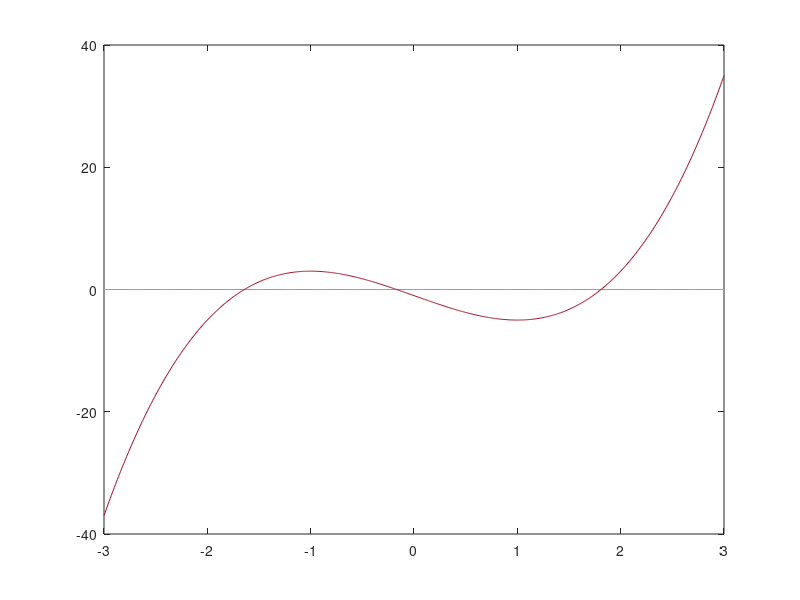
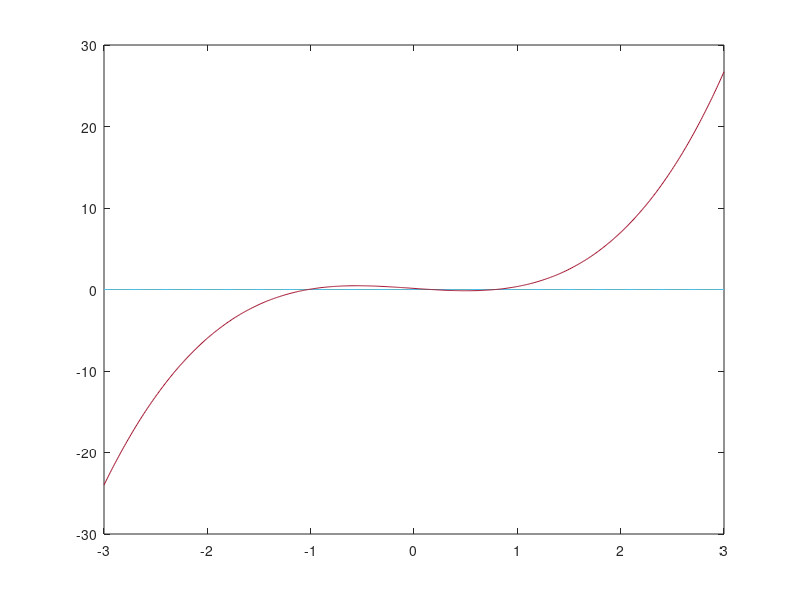
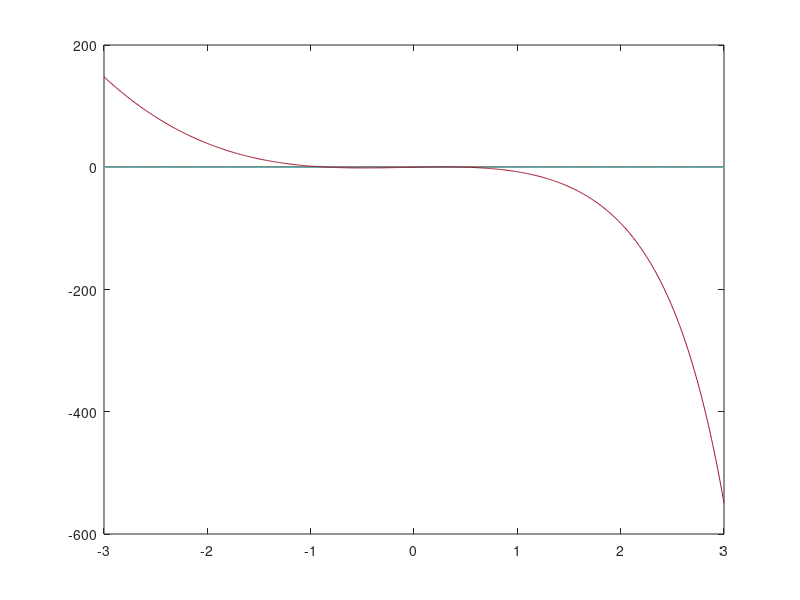

MATLAB code to generate these figures, in order: (Note: this script raises an error after producing the figures.)
clear
format long

% Find all roots of the functions by plotting and bisection

f = @(x) 2*x.^3 - 6*x -1;

g = @(x) exp(x - 2) + x.^3 - x;

h = @(x) 1 + 5*x - 6*x.^3 - exp(2*x);

x = -3:0.01:3;

tol = 10^(-6);

figure(1)
plot(x, zeros(length(x)))
hold on
plot(x, f(x))
hold off

figure(2)
plot(x, zeros(length(x)))
hold on
plot(x, g(x))
hold off

figure(3)
plot(x, zeros(length(x)))
hold on
plot(x, h(x))
hold off

[root_a_1, n] = bisection(-2, -1, tol, f)
[root_a_2, n] = bisection(-1, 0, tol, f)
[root_a_3, n] = bisection(1, 2, tol, f)

[root_b_1, n] = bisection(-2, -1, tol, g)
[root_b_2, n] = bisection(-0.5, 0.5, tol, g)
[root_b_3, n] = bisection(0.5, 1.5, tol, g)

[root_c_1, n] = bisection(-1.5, -0.5, tol, h)
[root_c_2, n] = bisection(-0.6, 0.4, tol, h)
[root_c_3, n] = bisection(0.4, 1.4, tol, h)